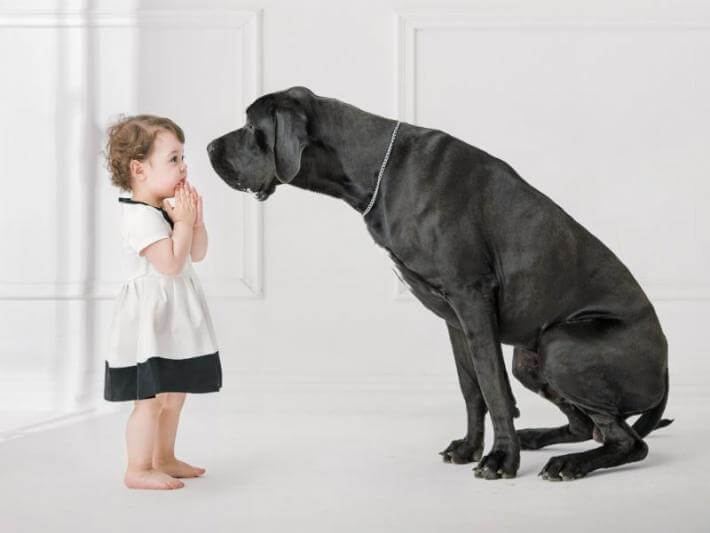
#> input picture dog-with-kid.jpg, 710 x 533 px, found by its file name
$ jupyter execute 41-Edge-Detection.ipynb   (shell and % lines are left out)
#> lines starting #> are read from the running program, lines starting #| are printed output that depends on the picture; after the words box and inside, x2 and y2 are one past the last pixel; in counts of white or black regions, pixels touching at a corner belong together
# Canny Edge Detection
https://en.wikipedia.org/wiki/Canny_edge_detector

[cell 1]
import cv2
import numpy as np
import matplotlib.pyplot as plt

[cell 2]
img = cv2.imread('../DATA/dog-with-kid.jpg')
#> img is the input picture: shape (533, 710, 3); mean B, G, R 180.5, 181.9, 184.3

[cell 3]
plt.imshow(img)

[cell 4]
edges = cv2.Canny(image=img, threshold1=200, threshold2=127)
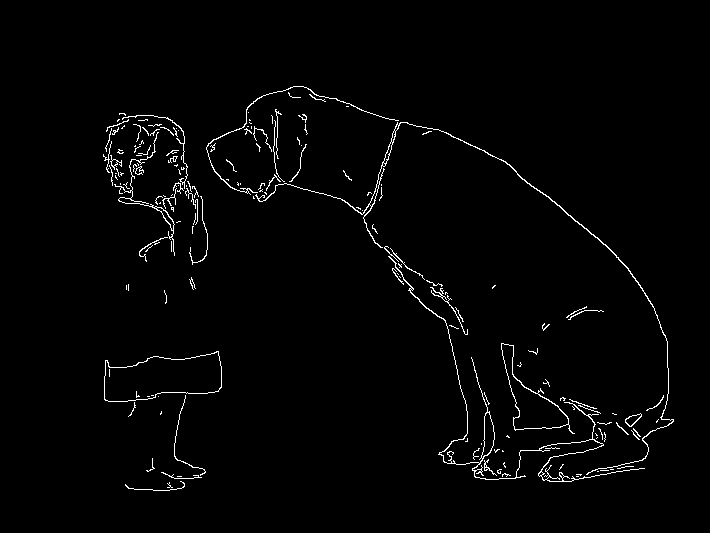
#> edges: shape (533, 710); 1.8% white in thin lines or dots, all inside (x1, y1, x2, y2) = (103, 86, 674, 491)

[cell 5]
plt.imshow(edges)

[cell 6]
edges = cv2.Canny(image=img, threshold1=0, threshold2=255)
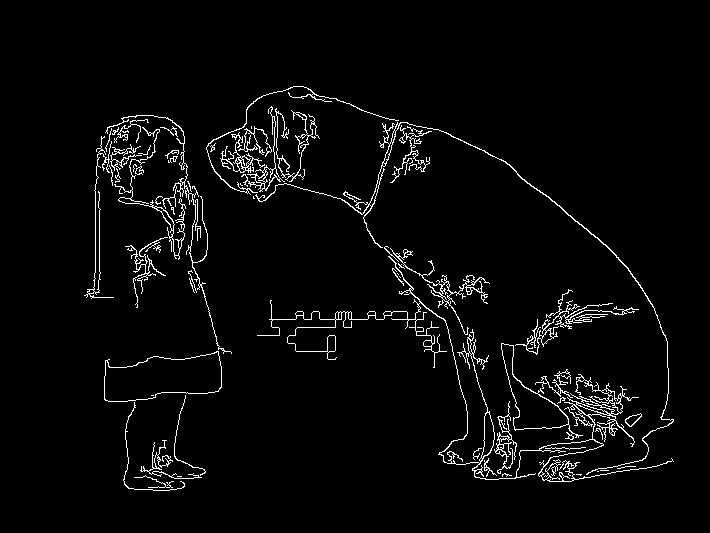
#> edges: shape (533, 710); 3.4% white in thin lines or dots, all inside (x1, y1, x2, y2) = (84, 86, 674, 491)

[cell 7]
plt.imshow(edges)

# blur

[cell 8]
blurred_image = cv2.blur(img,ksize=(5,5))

[cell 9]
plt.imshow(blurred_image)

[cell 10]
edges = cv2.Canny(image=blurred_image, threshold1=0, threshold2=255)
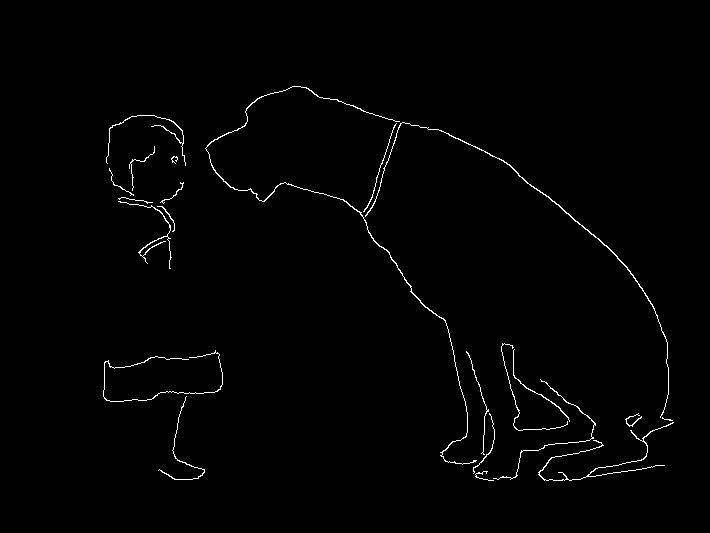
#> edges: shape (533, 710); 1.1% white in thin lines or dots, all inside (x1, y1, x2, y2) = (103, 86, 674, 481)

$ run again, with ReceiptSwiss.jpg copied over dog-with-kid.jpg
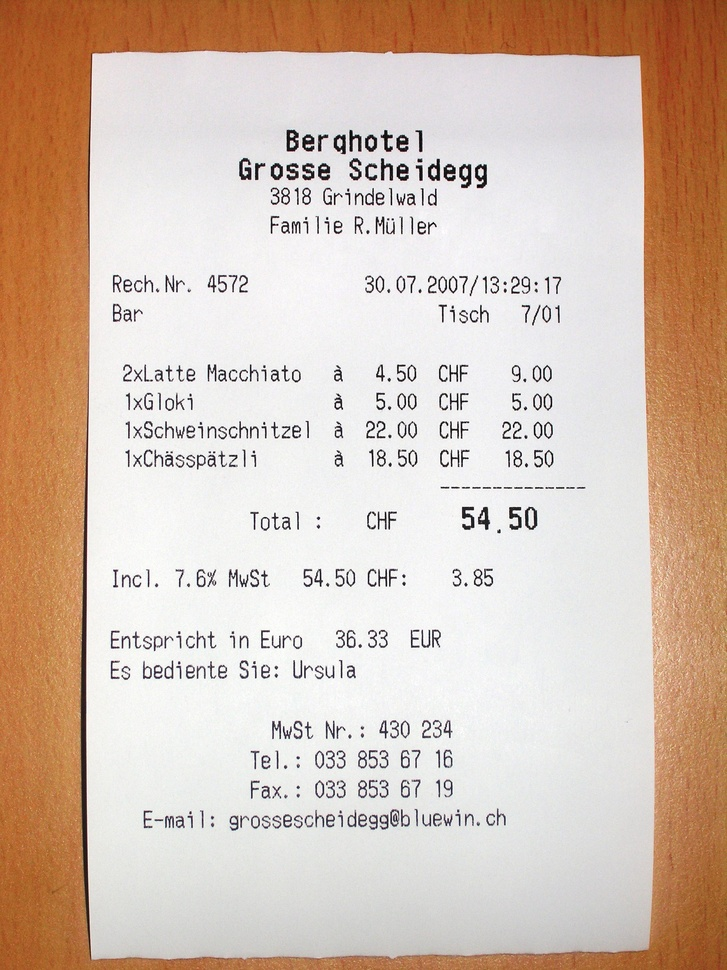
#> input picture ReceiptSwiss.jpg, 727 x 970 px, shrunk from 2448 x 3264 before the run, found by its file name
#> img is the input picture: shape (970, 727, 3); mean B, G, R 179.4, 193.6, 213.9
#> `edges = cv2.Canny(image=img, threshold1=200, threshold2=127)`:
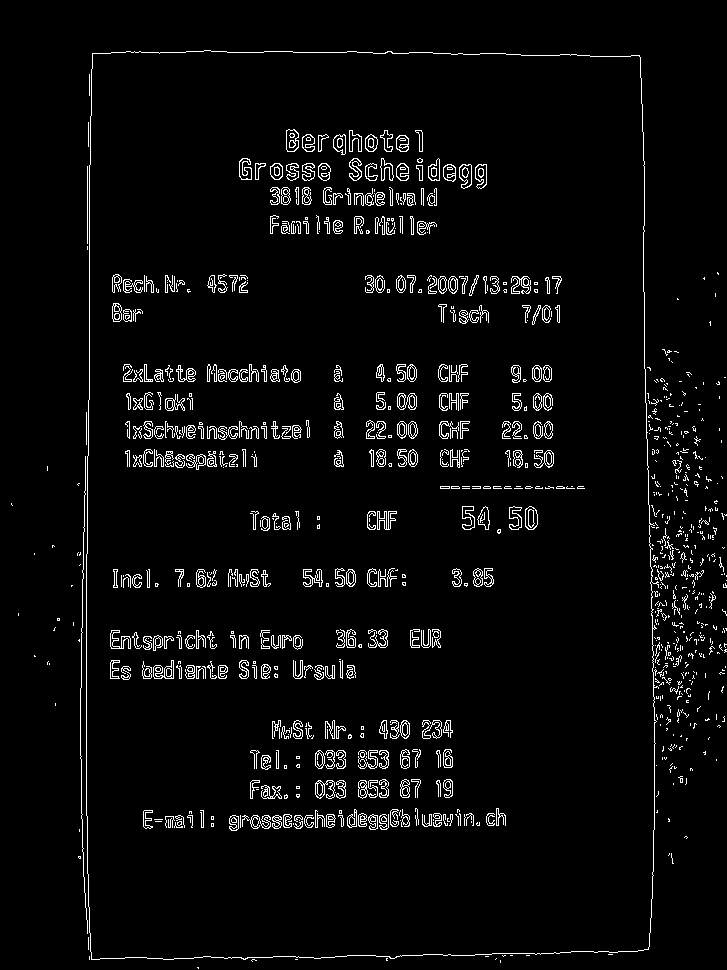
#> edges: shape (970, 727); 3.9% white in thin lines or dots
#> `edges = cv2.Canny(image=blurred_image, threshold1=0, threshold2=255)`:
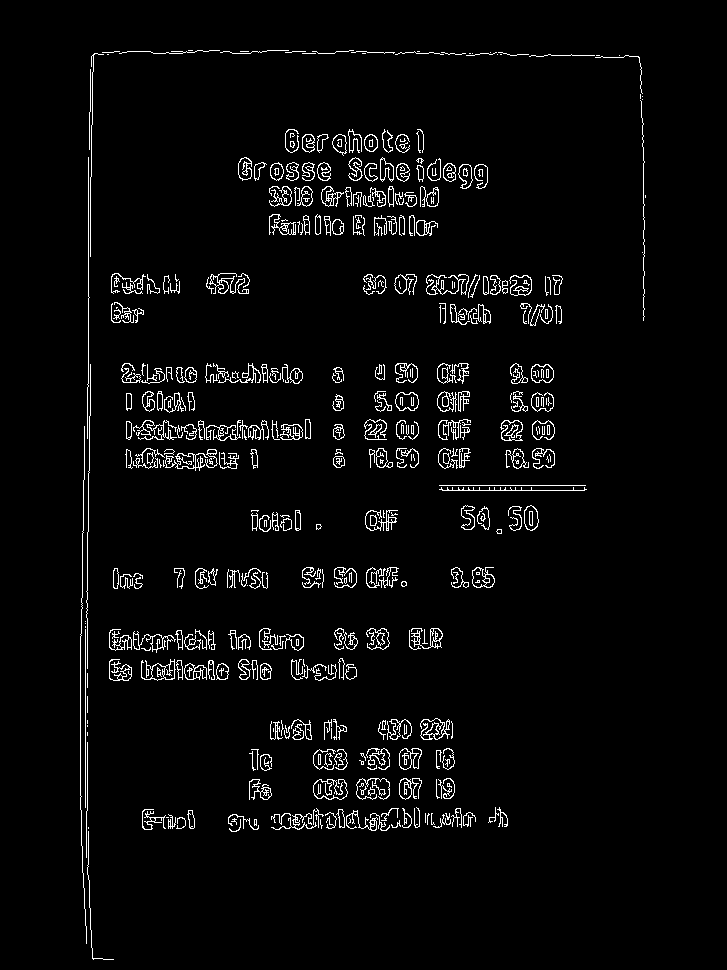
#> edges: shape (970, 727); 3.6% white in thin lines or dots, all inside (x1, y1, x2, y2) = (80, 50, 646, 960)
